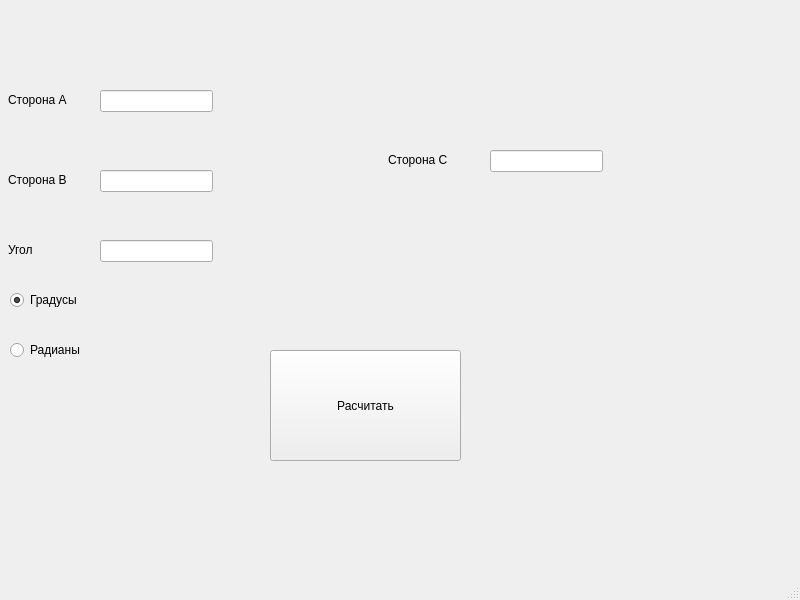
<?xml version="1.0" encoding="UTF-8"?>
<ui version="4.0">
 <class>MainWindow</class>
 <widget class="QMainWindow" name="MainWindow">
  <property name="geometry">
   <rect>
    <x>0</x>
    <y>0</y>
    <width>800</width>
    <height>600</height>
   </rect>
  </property>
  <property name="windowTitle">
   <string>MainWindow</string>
  </property>
  <widget class="QWidget" name="centralwidget">
   <widget class="QPushButton" name="pushButton">
    <property name="geometry">
     <rect>
      <x>270</x>
      <y>350</y>
      <width>191</width>
      <height>111</height>
     </rect>
    </property>
    <property name="text">
     <string>Расчитать</string>
    </property>
   </widget>
   <widget class="QLabel" name="label">
    <property name="geometry">
     <rect>
      <x>8</x>
      <y>90</y>
      <width>71</width>
      <height>20</height>
     </rect>
    </property>
    <property name="text">
     <string>Сторона А</string>
    </property>
   </widget>
   <widget class="QLabel" name="label_2">
    <property name="geometry">
     <rect>
      <x>8</x>
      <y>170</y>
      <width>71</width>
      <height>20</height>
     </rect>
    </property>
    <property name="text">
     <string>Сторона В</string>
    </property>
   </widget>
   <widget class="QLabel" name="label_3">
    <property name="geometry">
     <rect>
      <x>8</x>
      <y>240</y>
      <width>71</width>
      <height>20</height>
     </rect>
    </property>
    <property name="text">
     <string>Угол</string>
    </property>
   </widget>
   <widget class="QLabel" name="label_4">
    <property name="geometry">
     <rect>
      <x>388</x>
      <y>150</y>
      <width>81</width>
      <height>20</height>
     </rect>
    </property>
    <property name="text">
     <string>Сторона С</string>
    </property>
   </widget>
   <widget class="QLineEdit" name="lineEdit">
    <property name="geometry">
     <rect>
      <x>100</x>
      <y>90</y>
      <width>113</width>
      <height>22</height>
     </rect>
    </property>
   </widget>
   <widget class="QLineEdit" name="lineEdit_2">
    <property name="geometry">
     <rect>
      <x>100</x>
      <y>170</y>
      <width>113</width>
      <height>22</height>
     </rect>
    </property>
   </widget>
   <widget class="QLineEdit" name="lineEdit_3">
    <property name="geometry">
     <rect>
      <x>100</x>
      <y>240</y>
      <width>113</width>
      <height>22</height>
     </rect>
    </property>
   </widget>
   <widget class="QLineEdit" name="lineEdit_4">
    <property name="geometry">
     <rect>
      <x>490</x>
      <y>150</y>
      <width>113</width>
      <height>22</height>
     </rect>
    </property>
   </widget>
   <widget class="QRadioButton" name="radioButton">
    <property name="geometry">
     <rect>
      <x>10</x>
      <y>290</y>
      <width>89</width>
      <height>20</height>
     </rect>
    </property>
    <property name="text">
     <string>Градусы</string>
    </property>
    <property name="checked">
     <bool>true</bool>
    </property>
   </widget>
   <widget class="QRadioButton" name="radioButton_2">
    <property name="geometry">
     <rect>
      <x>10</x>
      <y>340</y>
      <width>89</width>
      <height>20</height>
     </rect>
    </property>
    <property name="text">
     <string>Радианы</string>
    </property>
   </widget>
  </widget>
  <widget class="QMenuBar" name="menubar">
   <property name="geometry">
    <rect>
     <x>0</x>
     <y>0</y>
     <width>800</width>
     <height>22</height>
    </rect>
   </property>
  </widget>
  <widget class="QStatusBar" name="statusbar"/>
 </widget>
 <resources/>
 <connections/>
</ui>
